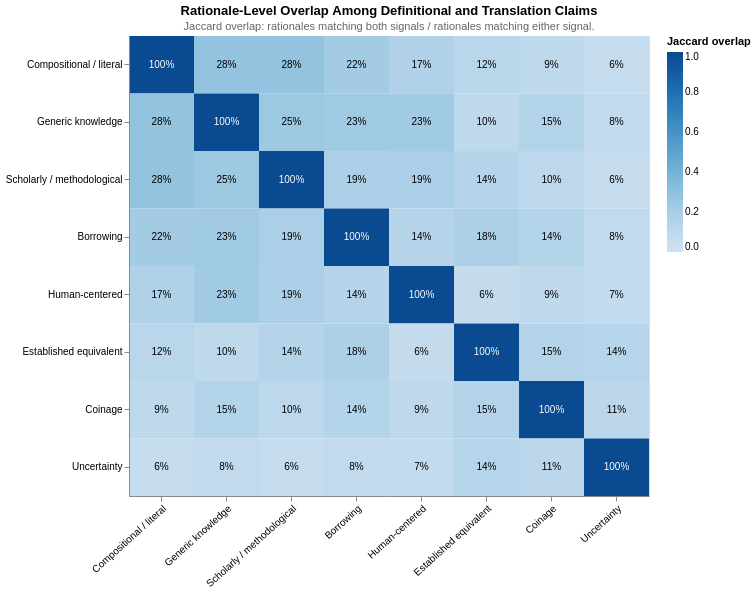

Write notebook code for a chart like this one.
### Markdown cell above
### How rationale claims overlap

The prevalence bars do not show whether claims occur in the same rationale. The first heatmap below uses the reviewed rationale-level signal table generated with `disagreement_patterns.csv`. Each cell is the **Jaccard overlap** between two categories: the number of rationales matching both divided by the number matching either. The matrix is symmetric, and the diagonal is 100% by definition. A high value means two regex signals frequently describe the same rationales; it does not mean the claims are equivalent or correct.

The second heatmap connects rationale framing to the external and technical evidence from §8.5. Its cells report the percentage-point difference in a claim's mean language-level prevalence when an evidence signal is present versus absent. Positive values mean the claim is more prevalent among languages carrying that signal; negative values mean it is less prevalent. This is descriptive association across language rows, not evidence that the technical signal caused the rationale claim or that either validates the translation. The present-group count appears in the interactive tooltip; especially imbalanced comparisons require caution. For example, 875 languages show prompt instability, leaving only six in the absent group.

### Code cell
RATIONALE_DETAIL_PATH = os.path.join(EVAL_DIR, 'rationale_signal_detail.csv')
rationale_detail = read_csv_file(RATIONALE_DETAIL_PATH)

rationale_labels = {
    'register_compositional_literal': 'Compositional / literal',
    'register_knowledge_generic': 'Generic knowledge',
    'register_scholarly_methodological': 'Scholarly / methodological',
    'claims_borrowing': 'Borrowing',
    'register_human_centered': 'Human-centered',
    'claims_established_equivalent': 'Established equivalent',
    'claims_coinage': 'Coinage',
    'admits_uncertainty': 'Uncertainty',
}
rationale_order = list(rationale_labels)
rationale_label_order = [rationale_labels[column] for column in rationale_order]

for column in rationale_order:
    rationale_detail[column] = (
        rationale_detail[column].astype(str).str.strip().str.lower().eq('true')
    )

overlap_rows = []
for row_signal in rationale_order:
    for column_signal in rationale_order:
        intersection = int((rationale_detail[row_signal] & rationale_detail[column_signal]).sum())
        union = int((rationale_detail[row_signal] | rationale_detail[column_signal]).sum())
        overlap_rows.append({
            'row_claim': rationale_labels[row_signal],
            'column_claim': rationale_labels[column_signal],
            'intersection': intersection,
            'union': union,
            'jaccard': intersection / union if union else np.nan,
        })
overlap_df = pd.DataFrame(overlap_rows)

overlap_base = alt.Chart(overlap_df).encode(
    x=alt.X('column_claim:N', sort=rationale_label_order, title=None, axis=alt.Axis(labelAngle=-42)),
    y=alt.Y('row_claim:N', sort=rationale_label_order, title=None),
    tooltip=['row_claim:N', 'column_claim:N', 'intersection:Q', 'union:Q',
             alt.Tooltip('jaccard:Q', format='.1%', title='Jaccard overlap')],
)
overlap_heat = overlap_base.mark_rect().encode(
    color=alt.Color('jaccard:Q', title='Jaccard overlap',
                    scale=alt.Scale(scheme='blues', domain=[0, 1])),
)
overlap_text = overlap_base.mark_text(fontSize=10).encode(
    text=alt.Text('jaccard:Q', format='.0%'),
    color=alt.condition(alt.datum.jaccard > 0.55, alt.value('white'), alt.value('black')),
)
rationale_overlap_figure = (overlap_heat + overlap_text).properties(
    width=520, height=460,
    title=alt.TitleParams(
        'Rationale-Level Overlap Among Definitional and Translation Claims',
        subtitle='Jaccard overlap: rationales matching both signals / rationales matching either signal.',
        subtitleColor='#666', subtitleFontSize=11,
    ),
)
display(rationale_overlap_figure)
save_chart(rationale_overlap_figure, str(FIGURE_DIR / 'rationale_claim_overlap_heatmap.png'))

def as_bool_signal(series):
    if str(series.dtype) == 'bool':
        return series.fillna(False)
    return series.astype(str).str.strip().str.lower().isin({'true', '1', 'yes'})

intersection_rows = []
for evidence_column, evidence_label in signal_map.items():
    present = as_bool_signal(evidence[evidence_column])
    for rationale_column in rationale_order:
        present_mean = patterns.loc[present, rationale_column].mean()
        absent_mean = patterns.loc[~present, rationale_column].mean()
        intersection_rows.append({
            'evidence_signal': evidence_label,
            'rationale_claim': rationale_labels[rationale_column],
            'present_mean': present_mean,
            'absent_mean': absent_mean,
            'difference': present_mean - absent_mean,
            'n_signal_present': int(present.sum()),
        })
claim_evidence_df = pd.DataFrame(intersection_rows)
difference_limit = float(np.ceil(claim_evidence_df['difference'].abs().max() * 20) / 20)

intersection_base = alt.Chart(claim_evidence_df).encode(
    x=alt.X('evidence_signal:N', sort=list(signal_map.values()), title=None,
            axis=alt.Axis(labelAngle=-38)),
    y=alt.Y('rationale_claim:N', sort=rationale_label_order, title=None),
    tooltip=['rationale_claim:N', 'evidence_signal:N', 'n_signal_present:Q',
             alt.Tooltip('present_mean:Q', format='.1%', title='Mean with signal'),
             alt.Tooltip('absent_mean:Q', format='.1%', title='Mean without signal'),
             alt.Tooltip('difference:Q', format='+.1%', title='Difference')],
)
intersection_heat = intersection_base.mark_rect().encode(
    color=alt.Color('difference:Q', title='Difference',
                    scale=alt.Scale(scheme='redblue', reverse=True,
                                    domain=[-difference_limit, difference_limit], domainMid=0)),
)
intersection_text = intersection_base.mark_text(fontSize=10).encode(
    text=alt.Text('difference:Q', format='+.0%'),
    color=alt.condition(f'abs(datum.difference) > {difference_limit * 0.55}',
                        alt.value('white'), alt.value('black')),
)
claim_evidence_figure = (intersection_heat + intersection_text).properties(
    width=620, height=360,
    title=alt.TitleParams(
        'Rationale Claims × External and Technical Evidence',
        subtitle='Percentage-point difference in mean claim prevalence: signal present minus absent.',
        subtitleColor='#666', subtitleFontSize=11,
    ),
)
display(claim_evidence_figure)
save_chart(claim_evidence_figure, str(FIGURE_DIR / 'rationale_claims_by_evidence_signals_heatmap.png'))

### Figure 1 — Vega specification as saved in the notebook (floating-point values rounded to 4 significant figures)
{"$schema": "https://vega.github.io/schema/vega/v6.json", "data": [{"name": "source_0", "values": [{"column_claim": "Compositional / literal", "intersection": 13321, "jaccard": 1.0, "row_claim": "Compositional / literal", "union": 13321, "x_column_claim_sort_index": 0.0, "y_row_claim_sort_index": 0.0}, {"column_claim": "Generic knowledge", "intersection": 4323, "jaccard": 0.2838, "row_claim": "Compositional / literal", "union": 15232, "x_column_claim_sort_index": 1.0, "y_row_claim_sort_index": 0.0}, {"column_claim": "Scholarly / methodological", "intersection": 4117, "jaccard": 0.2846, "row_claim": "Compositional / literal", "union": 14467, "x_column_claim_sort_index": 2.0, "y_row_claim_sort_index": 0.0}, {"column_claim": "Borrowing", "intersection": 3294, "jaccard": 0.2208, "row_claim": "Compositional / literal", "union": 14917, "x_column_claim_sort_index": 3.0, "y_row_claim_sort_index": 0.0}, {"column_claim": "Human-centered", "intersection": 2348, "jaccard": 0.1653, "row_claim": "Compositional / literal", "union": 14205, "x_column_claim_sort_index": 4.0, "y_row_claim_sort_index": 0.0}, {"column_claim": "Established equivalent", "intersection": 1737, "jaccard": 0.1226, "row_claim": "Compositional / literal", "union": 14166, "x_column_claim_sort_index": 5.0, "y_row_claim_sort_index": 0.0}, {"column_claim": "Coinage", "intersection": 1299, "jaccard": 0.09288, "row_claim": "Compositional / literal", "union": 13986, "x_column_claim_sort_index": 6.0, "y_row_claim_sort_index": 0.0}, {"column_claim": "Uncertainty", "intersection": 795, "jaccard": 0.05759, "row_claim": "Compositional / literal", "union": 13804, "x_column_claim_sort_index": 7.0, "y_row_claim_sort_index": 0.0}, {"column_claim": "Compositional / literal", "intersection": 4323, "jaccard": 0.2838, "row_claim": "Generic knowledge", "union": 15232, "x_column_claim_sort_index": 0.0, "y_row_claim_sort_index": 1.0}, {"column_claim": "Generic knowledge", "intersection": 6234, "jaccard": 1.0, "row_claim": "Generic knowledge", "union": 6234, "x_column_claim_sort_index": 1.0, "y_row_claim_sort_index": 1.0}, {"column_claim": "Scholarly / methodological", "intersection": 2271, "jaccard": 0.2462, "row_claim": "Generic knowledge", "union": 9226, "x_column_claim_sort_index": 2.0, "y_row_claim_sort_index": 1.0}, {"column_claim": "Borrowing", "intersection": 2090, "jaccard": 0.2313, "row_claim": "Generic knowledge", "union": 9034, "x_column_claim_sort_index": 3.0, "y_row_claim_sort_index": 1.0}, {"column_claim": "Human-centered", "intersection": 1768, "jaccard": 0.2297, "row_claim": "Generic knowledge", "union": 7698, "x_column_claim_sort_index": 4.0, "y_row_claim_sort_index": 1.0}, {"column_claim": "Established equivalent", "intersection": 785, "jaccard": 0.09775, "row_claim": "Generic knowledge", "union": 8031, "x_column_claim_sort_index": 5.0, "y_row_claim_sort_index": 1.0}, {"column_claim": "Coinage", "intersection": 1070, "jaccard": 0.1501, "row_claim": "Generic knowledge", "union": 7128, "x_column_claim_sort_index": 6.0, "y_row_claim_sort_index": 1.0}, {"column_claim": "Uncertainty", "intersection": 534, "jaccard": 0.07653, "row_claim": "Generic knowledge", "union": 6978, "x_column_claim_sort_index": 7.0, "y_row_claim_sort_index": 1.0}, {"column_claim": "Compositional / literal", "intersection": 4117, "jaccard": 0.2846, "row_claim": "Scholarly / methodological", "union": 14467, "x_column_claim_sort_index": 0.0, "y_row_claim_sort_index": 2.0}, {"column_claim": "Generic knowledge", "intersection": 2271, "jaccard": 0.2462, "row_claim": "Scholarly / methodological", "union": 9226, "x_column_claim_sort_index": 1.0, "y_row_claim_sort_index": 2.0}, {"column_claim": "Scholarly / methodological", "intersection": 5263, "jaccard": 1.0, "row_claim": "Scholarly / methodological", "union": 5263, "x_column_claim_sort_index": 2.0, "y_row_claim_sort_index": 2.0}, {"column_claim": "Borrowing", "intersection": 1610, "jaccard": 0.1885, "row_claim": "Scholarly / methodological", "union": 8543, "x_column_claim_sort_index": 3.0, "y_row_claim_sort_index": 2.0}, {"column_claim": "Human-centered", "intersection": 1337, "jaccard": 0.1868, "row_claim": "Scholarly / methodological", "union": 7158, "x_column_claim_sort_index": 4.0, "y_row_claim_sort_index": 2.0}, {"column_claim": "Established equivalent", "intersection": 968, "jaccard": 0.1408, "row_claim": "Scholarly / methodological", "union": 6877, "x_column_claim_sort_index": 5.0, "y_row_claim_sort_index": 2.0}, {"column_claim": "Coinage", "intersection": 685, "jaccard": 0.1047, "row_claim": "Scholarly / methodological", "union": 6542, "x_column_claim_sort_index": 6.0, "y_row_claim_sort_index": 2.0}, {"column_claim": "Uncertainty", "intersection": 369, "jaccard": 0.05979, "row_claim": "Scholarly / methodological", "union": 6172, "x_column_claim_sort_index": 7.0, "y_row_claim_sort_index": 2.0}, {"column_claim": "Compositional / literal", "intersection": 3294, "jaccard": 0.2208, "row_claim": "Borrowing", "union": 14917, "x_column_claim_sort_index": 0.0, "y_row_claim_sort_index": 3.0}, {"column_claim": "Generic knowledge", "intersection": 2090, "jaccard": 0.2313, "row_claim": "Borrowing", "union": 9034, "x_column_claim_sort_index": 1.0, "y_row_claim_sort_index": 3.0}, {"column_claim": "Scholarly / methodological", "intersection": 1610, "jaccard": 0.1885, "row_claim": "Borrowing", "union": 8543, "x_column_claim_sort_index": 2.0, "y_row_claim_sort_index": 3.0}, {"column_claim": "Borrowing", "intersection": 4890, "jaccard": 1.0, "row_claim": "Borrowing", "union": 4890, "x_column_claim_sort_index": 3.0, "y_row_claim_sort_index": 3.0}, {"column_claim": "Human-centered", "intersection": 1011, "jaccard": 0.1422, "row_claim": "Borrowing", "union": 7111, "x_column_claim_sort_index": 4.0, "y_row_claim_sort_index": 3.0}, {"column_claim": "Established equivalent", "intersection": 1119, "jaccard": 0.1761, "row_claim": "Borrowing", "union": 6353, "x_column_claim_sort_index": 5.0, "y_row_claim_sort_index": 3.0}, {"column_claim": "Coinage", "intersection": 865, "jaccard": 0.1444, "row_claim": "Borrowing", "union": 5989, "x_column_claim_sort_index": 6.0, "y_row_claim_sort_index": 3.0}, {"column_claim": "Uncertainty", "intersection": 458, "jaccard": 0.08021, "row_claim": "Borrowing", "union": 5710, "x_column_claim_sort_index": 7.0, "y_row_claim_sort_index": 3.0}, {"column_claim": "Compositional / literal", "intersection": 2348, "jaccard": 0.1653, "row_claim": "Human-centered", "union": 14205, "x_column_claim_sort_index": 0.0, "y_row_claim_sort_index": 4.0}, {"column_claim": "Generic knowledge", "intersection": 1768, "jaccard": 0.2297, "row_claim": "Human-centered", "union": 7698, "x_column_claim_sort_index": 1.0, "y_row_claim_sort_index": 4.0}, {"column_claim": "Scholarly / methodological", "intersection": 1337, "jaccard": 0.1868, "row_claim": "Human-centered", "union": 7158, "x_column_claim_sort_index": 2.0, "y_row_claim_sort_index": 4.0}, {"column_claim": "Borrowing", "intersection": 1011, "jaccard": 0.1422, "row_claim": "Human-centered", "union": 7111, "x_column_claim_sort_index": 3.0, "y_row_claim_sort_index": 4.0}, {"column_claim": "Human-centered", "intersection": 3232, "jaccard": 1.0, "row_claim": "Human-centered", "union": 3232, "x_column_claim_sort_index": 4.0, "y_row_claim_sort_index": 4.0}, {"column_claim": "Established equivalent", "intersection": 342, "jaccard": 0.0625, "row_claim": "Human-centered", "union": 5472, "x_column_claim_sort_index": 5.0, "y_row_claim_sort_index": 4.0}, {"column_claim": "Coinage", "intersection": 439, "jaccard": 0.09229, "row_claim": "Human-centered", "union": 4757, "x_column_claim_sort_index": 6.0, "y_row_claim_sort_index": 4.0}, {"column_claim": "Uncertainty", "intersection": 297, "jaccard": 0.0705, "row_claim": "Human-centered", "union": 4213, "x_column_claim_sort_index": 7.0, "y_row_claim_sort_index": 4.0}, {"column_claim": "Compositional / literal", "intersection": 1737, "jaccard": 0.1226, "row_claim": "Established equivalent", "union": 14166, "x_column_claim_sort_index": 0.0, "y_row_claim_sort_index": 5.0}, {"column_claim": "Generic knowledge", "intersection": 785, "jaccard": 0.09775, "row_claim": "Established equivalent", "union": 8031, "x_column_claim_sort_index": 1.0, "y_row_claim_sort_index": 5.0}, {"column_claim": "Scholarly / methodological", "intersection": 968, "jaccard": 0.1408, "row_claim": "Established equivalent", "union": 6877, "x_column_claim_sort_index": 2.0, "y_row_claim_sort_index": 5.0}, {"column_claim": "Borrowing", "intersection": 1119, "jaccard": 0.1761, "row_claim": "Established equivalent", "union": 6353, "x_column_claim_sort_index": 3.0, "y_row_claim_sort_index": 5.0}, {"column_claim": "Human-centered", "intersection": 342, "jaccard": 0.0625, "row_claim": "Established equivalent", "union": 5472, "x_column_claim_sort_index": 4.0, "y_row_claim_sort_index": 5.0}, {"column_claim": "Established equivalent", "intersection": 2582, "jaccard": 1.0, "row_claim": "Established equivalent", "union": 2582, "x_column_claim_sort_index": 5.0, "y_row_claim_sort_index": 5.0}, {"column_claim": "Coinage", "intersection": 584, "jaccard": 0.1474, "row_claim": "Established equivalent", "union": 3962, "x_column_claim_sort_index": 6.0, "y_row_claim_sort_index": 5.0}, {"column_claim": "Uncertainty", "intersection": 461, "jaccard": 0.1356, "row_claim": "Established equivalent", "union": 3399, "x_column_claim_sort_index": 7.0, "y_row_claim_sort_index": 5.0}, {"column_claim": "Compositional / literal", "intersection": 1299, "jaccard": 0.09288, "row_claim": "Coinage", "union": 13986, "x_column_claim_sort_index": 0.0, "y_row_claim_sort_index": 6.0}, {"column_claim": "Generic knowledge", "intersection": 1070, "jaccard": 0.1501, "row_claim": "Coinage", "union": 7128, "x_column_claim_sort_index": 1.0, "y_row_claim_sort_index": 6.0}, {"column_claim": "Scholarly / methodological", "intersection": 685, "jaccard": 0.1047, "row_claim": "Coinage", "union": 6542, "x_column_claim_sort_index": 2.0, "y_row_claim_sort_index": 6.0}, {"column_claim": "Borrowing", "intersection": 865, "jaccard": 0.1444, "row_claim": "Coinage", "union": 5989, "x_column_claim_sort_index": 3.0, "y_row_claim_sort_index": 6.0}, {"column_claim": "Human-centered", "intersection": 439, "jaccard": 0.09229, "row_claim": "Coinage", "union": 4757, "x_column_claim_sort_index": 4.0, "y_row_claim_sort_index": 6.0}, {"column_claim": "Established equivalent", "intersection": 584, "jaccard": 0.1474, "row_claim": "Coinage", "union": 3962, "x_column_claim_sort_index": 5.0, "y_row_claim_sort_index": 6.0}, {"column_claim": "Coinage", "intersection": 1964, "jaccard": 1.0, "row_claim": "Coinage", "union": 1964, "x_column_claim_sort_index": 6.0, "y_row_claim_sort_index": 6.0}, {"column_claim": "Uncertainty", "intersection": 320, "jaccard": 0.1095, "row_claim": "Coinage", "union": 2922, "x_column_claim_sort_index": 7.0, "y_row_claim_sort_index": 6.0}, {"column_claim": "Compositional / literal", "intersection": 795, "jaccard": 0.05759, "row_claim": "Uncertainty", "union": 13804, "x_column_claim_sort_index": 0.0, "y_row_claim_sort_index": 7.0}, {"column_claim": "Generic knowledge", "intersection": 534, "jaccard": 0.07653, "row_claim": "Uncertainty", "union": 6978, "x_column_claim_sort_index": 1.0, "y_row_claim_sort_index": 7.0}, {"column_claim": "Scholarly / methodological", "intersection": 369, "jaccard": 0.05979, "row_claim": "Uncertainty", "union": 6172, "x_column_claim_sort_index": 2.0, "y_row_claim_sort_index": 7.0}, {"column_claim": "Borrowing", "intersection": 458, "jaccard": 0.08021, "row_claim": "Uncertainty", "union": 5710, "x_column_claim_sort_index": 3.0, "y_row_claim_sort_index": 7.0}, {"column_claim": "Human-centered", "intersection": 297, "jaccard": 0.0705, "row_claim": "Uncertainty", "union": 4213, "x_column_claim_sort_index": 4.0, "y_row_claim_sort_index": 7.0}, {"column_claim": "Established equivalent", "intersection": 461, "jaccard": 0.1356, "row_claim": "Uncertainty", "union": 3399, "x_column_claim_sort_index": 5.0, "y_row_claim_sort_index": 7.0}, {"column_claim": "Coinage", "intersection": 320, "jaccard": 0.1095, "row_claim": "Uncertainty", "union": 2922, "x_column_claim_sort_index": 6.0, "y_row_claim_sort_index": 7.0}, {"column_claim": "Uncertainty", "intersection": 1278, "jaccard": 1.0, "row_claim": "Uncertainty", "union": 1278, "x_column_claim_sort_index": 7.0, "y_row_claim_sort_index": 7.0}]}, {"name": "data_0", "values": [{"column_claim": "Compositional / literal", "intersection": 13321, "jaccard": 1.0, "row_claim": "Compositional / literal", "union": 13321}, {"column_claim": "Generic knowledge", "intersection": 4323, "jaccard": 0.2838, "row_claim": "Compositional / literal", "union": 15232}, {"column_claim": "Scholarly / methodological", "intersection": 4117, "jaccard": 0.2846, "row_claim": "Compositional / literal", "union": 14467}, {"column_claim": "Borrowing", "intersection": 3294, "jaccard": 0.2208, "row_claim": "Compositional / literal", "union": 14917}, {"column_claim": "Human-centered", "intersection": 2348, "jaccard": 0.1653, "row_claim": "Compositional / literal", "union": 14205}, {"column_claim": "Established equivalent", "intersection": 1737, "jaccard": 0.1226, "row_claim": "Compositional / literal", "union": 14166}, {"column_claim": "Coinage", "intersection": 1299, "jaccard": 0.09288, "row_claim": "Compositional / literal", "union": 13986}, {"column_claim": "Uncertainty", "intersection": 795, "jaccard": 0.05759, "row_claim": "Compositional / literal", "union": 13804}, {"column_claim": "Compositional / literal", "intersection": 4323, "jaccard": 0.2838, "row_claim": "Generic knowledge", "union": 15232}, {"column_claim": "Generic knowledge", "intersection": 6234, "jaccard": 1.0, "row_claim": "Generic knowledge", "union": 6234}, {"column_claim": "Scholarly / methodological", "intersection": 2271, "jaccard": 0.2462, "row_claim": "Generic knowledge", "union": 9226}, {"column_claim": "Borrowing", "intersection": 2090, "jaccard": 0.2313, "row_claim": "Generic knowledge", "union": 9034}, {"column_claim": "Human-centered", "intersection": 1768, "jaccard": 0.2297, "row_claim": "Generic knowledge", "union": 7698}, {"column_claim": "Established equivalent", "intersection": 785, "jaccard": 0.09775, "row_claim": "Generic knowledge", "union": 8031}, {"column_claim": "Coinage", "intersection": 1070, "jaccard": 0.1501, "row_claim": "Generic knowledge", "union": 7128}, {"column_claim": "Uncertainty", "intersection": 534, "jaccard": 0.07653, "row_claim": "Generic knowledge", "union": 6978}, {"column_claim": "Compositional / literal", "intersection": 4117, "jaccard": 0.2846, "row_claim": "Scholarly / methodological", "union": 14467}, {"column_claim": "Generic knowledge", "intersection": 2271, "jaccard": 0.2462, "row_claim": "Scholarly / methodological", "union": 9226}, {"column_claim": "Scholarly / methodological", "intersection": 5263, "jaccard": 1.0, "row_claim": "Scholarly / methodological", "union": 5263}, {"column_claim": "Borrowing", "intersection": 1610, "jaccard": 0.1885, "row_claim": "Scholarly / methodological", "union": 8543}, {"column_claim": "Human-centered", "intersection": 1337, "jaccard": 0.1868, "row_claim": "Scholarly / methodological", "union": 7158}, {"column_claim": "Established equivalent", "intersection": 968, "jaccard": 0.1408, "row_claim": "Scholarly / methodological", "union": 6877}, {"column_claim": "Coinage", "intersection": 685, "jaccard": 0.1047, "row_claim": "Scholarly / methodological", "union": 6542}, {"column_claim": "Uncertainty", "intersection": 369, "jaccard": 0.05979, "row_claim": "Scholarly / methodological", "union": 6172}, {"column_claim": "Compositional / literal", "intersection": 3294, "jaccard": 0.2208, "row_claim": "Borrowing", "union": 14917}, {"column_claim": "Generic knowledge", "intersection": 2090, "jaccard": 0.2313, "row_claim": "Borrowing", "union": 9034}, {"column_claim": "Scholarly / methodological", "intersection": 1610, "jaccard": 0.1885, "row_claim": "Borrowing", "union": 8543}, {"column_claim": "Borrowing", "intersection": 4890, "jaccard": 1.0, "row_claim": "Borrowing", "union": 4890}, {"column_claim": "Human-centered", "intersection": 1011, "jaccard": 0.1422, "row_claim": "Borrowing", "union": 7111}, {"column_claim": "Established equivalent", "intersection": 1119, "jaccard": 0.1761, "row_claim": "Borrowing", "union": 6353}, {"column_claim": "Coinage", "intersection": 865, "jaccard": 0.1444, "row_claim": "Borrowing", "union": 5989}, {"column_claim": "Uncertainty", "intersection": 458, "jaccard": 0.08021, "row_claim": "Borrowing", "union": 5710}, {"column_claim": "Compositional / literal", "intersection": 2348, "jaccard": 0.1653, "row_claim": "Human-centered", "union": 14205}, {"column_claim": "Generic knowledge", "intersection": 1768, "jaccard": 0.2297, "row_claim": "Human-centered", "union": 7698}, {"column_claim": "Scholarly / methodological", "intersection": 1337, "jaccard": 0.1868, "row_claim": "Human-centered", "union": 7158}, {"column_claim": "Borrowing", "intersection": 1011, "jaccard": 0.1422, "row_claim": "Human-centered", "union": 7111}, {"column_claim": "Human-centered", "intersection": 3232, "jaccard": 1.0, "row_claim": "Human-centered", "union": 3232}, {"column_claim": "Established equivalent", "intersection": 342, "jaccard": 0.0625, "row_claim": "Human-centered", "union": 5472}, {"column_claim": "Coinage", "intersection": 439, "jaccard": 0.09229, "row_claim": "Human-centered", "union": 4757}, {"column_claim": "Uncertainty", "intersection": 297, "jaccard": 0.0705, "row_claim": "Human-centered", "union": 4213}, {"column_claim": "Compositional / literal", "intersection": 1737, "jaccard": 0.1226, "row_claim": "Established equivalent", "union": 14166}, {"column_claim": "Generic knowledge", "intersection": 785, "jaccard": 0.09775, "row_claim": "Established equivalent", "union": 8031}, {"column_claim": "Scholarly / methodological", "intersection": 968, "jaccard": 0.1408, "row_claim": "Established equivalent", "union": 6877}, {"column_claim": "Borrowing", "intersection": 1119, "jaccard": 0.1761, "row_claim": "Established equivalent", "union": 6353}, {"column_claim": "Human-centered", "intersection": 342, "jaccard": 0.0625, "row_claim": "Established equivalent", "union": 5472}, {"column_claim": "Established equivalent", "intersection": 2582, "jaccard": 1.0, "row_claim": "Established equivalent", "union": 2582}, {"column_claim": "Coinage", "intersection": 584, "jaccard": 0.1474, "row_claim": "Established equivalent", "union": 3962}, {"column_claim": "Uncertainty", "intersection": 461, "jaccard": 0.1356, "row_claim": "Established equivalent", "union": 3399}, {"column_claim": "Compositional / literal", "intersection": 1299, "jaccard": 0.09288, "row_claim": "Coinage", "union": 13986}, {"column_claim": "Generic knowledge", "intersection": 1070, "jaccard": 0.1501, "row_claim": "Coinage", "union": 7128}, {"column_claim": "Scholarly / methodological", "intersection": 685, "jaccard": 0.1047, "row_claim": "Coinage", "union": 6542}, {"column_claim": "Borrowing", "intersection": 865, "jaccard": 0.1444, "row_claim": "Coinage", "union": 5989}, {"column_claim": "Human-centered", "intersection": 439, "jaccard": 0.09229, "row_claim": "Coinage", "union": 4757}, {"column_claim": "Established equivalent", "intersection": 584, "jaccard": 0.1474, "row_claim": "Coinage", "union": 3962}, {"column_claim": "Coinage", "intersection": 1964, "jaccard": 1.0, "row_claim": "Coinage", "union": 1964}, {"column_claim": "Uncertainty", "intersection": 320, "jaccard": 0.1095, "row_claim": "Coinage", "union": 2922}, {"column_claim": "Compositional / literal", "intersection": 795, "jaccard": 0.05759, "row_claim": "Uncertainty", "union": 13804}, {"column_claim": "Generic knowledge", "intersection": 534, "jaccard": 0.07653, "row_claim": "Uncertainty", "union": 6978}, {"column_claim": "Scholarly / methodological", "intersection": 369, "jaccard": 0.05979, "row_claim": "Uncertainty", "union": 6172}, {"column_claim": "Borrowing", "intersection": 458, "jaccard": 0.08021, "row_claim": "Uncertainty", "union": 5710}, {"column_claim": "Human-centered", "intersection": 297, "jaccard": 0.0705, "row_claim": "Uncertainty", "union": 4213}, {"column_claim": "Established equivalent", "intersection": 461, "jaccard": 0.1356, "row_claim": "Uncertainty", "union": 3399}, {"column_claim": "Coinage", "intersection": 320, "jaccard": 0.1095, "row_claim": "Uncertainty", "union": 2922}, {"column_claim": "Uncertainty", "intersection": 1278, "jaccard": 1.0, "row_claim": "Uncertainty", "union": 1278}]}, {"name": "source_0_x_domain_column_claim", "values": [{"column_claim": "Compositional / literal", "sort_field": 0.0}, {"column_claim": "Generic knowledge", "sort_field": 1.0}, {"column_claim": "Scholarly / methodological", "sort_field": 2.0}, {"column_claim": "Borrowing", "sort_field": 3.0}, {"column_claim": "Human-centered", "sort_field": 4.0}, {"column_claim": "Established equivalent", "sort_field": 5.0}, {"column_claim": "Coinage", "sort_field": 6.0}, {"column_claim": "Uncertainty", "sort_field": 7.0}]}, {"name": "source_0_y_domain_row_claim", "values": [{"row_claim": "Compositional / literal", "sort_field": 0.0}, {"row_claim": "Generic knowledge", "sort_field": 1.0}, {"row_claim": "Scholarly / methodological", "sort_field": 2.0}, {"row_claim": "Borrowing", "sort_field": 3.0}, {"row_claim": "Human-centered", "sort_field": 4.0}, {"row_claim": "Established equivalent", "sort_field": 5.0}, {"row_claim": "Coinage", "sort_field": 6.0}, {"row_claim": "Uncertainty", "sort_field": 7.0}]}], "marks": [{"type": "rect", "name": "layer_0_marks", "from": {"data": "data_0"}, "encode": {"update": {"width": {"signal": "max(0.25, bandwidth('x'))"}, "fill": {"field": "jaccard", "scale": "color"}, "x": {"field": "column_claim", "scale": "x"}, "height": {"signal": "max(0.25, bandwidth('y'))"}, "tooltip": {"signal": "{\"row_claim\": isValid(datum[\"row_claim\"]) ? datum[\"row_claim\"] : \"\"+datum[\"row_claim\"], \"column_claim\": isValid(datum[\"column_claim\"]) ? datum[\"column_claim\"] : \"\"+datum[\"column_claim\"], \"intersection\": format(datum[\"intersection\"], \"\"), \"union\": format(datum[\"union\"], \"\"), \"Jaccard overlap\": format(datum[\"jaccard\"], \".1%\")}"}, "y": {"field": "row_claim", "scale": "y"}}}, "style": ["rect"]}, {"type": "text", "name": "layer_1_marks", "from": {"data": "source_0"}, "encode": {"update": {"x": {"field": "column_claim", "scale": "x", "band": 0.5}, "text": {"signal": "format(datum[\"jaccard\"], \".0%\")"}, "baseline": {"value": "middle"}, "align": {"value": "center"}, "fontSize": {"value": 10}, "tooltip": {"signal": "{\"row_claim\": isValid(datum[\"row_claim\"]) ? datum[\"row_claim\"] : \"\"+datum[\"row_claim\"], \"column_claim\": isValid(datum[\"column_claim\"]) ? datum[\"column_claim\"] : \"\"+datum[\"column_claim\"], \"intersection\": format(datum[\"intersection\"], \"\"), \"union\": format(datum[\"union\"], \"\"), \"Jaccard overlap\": format(datum[\"jaccard\"], \".1%\")}"}, "fill": [{"value": "white", "test": "(datum.jaccard > 0.55)"}, {"value": "black"}], "y": {"field": "row_claim", "scale": "y", "band": 0.5}}}, "style": ["text"]}], "scales": [{"name": "x", "type": "band", "domain": {"data": "source_0_x_domain_column_claim", "field": "column_claim", "sort": {"op": "max", "field": "sort_field"}}, "range": [0, {"signal": "width"}], "paddingOuter": 0, "paddingInner": 0}, {"name": "y", "type": "band", "domain": {"data": "source_0_y_domain_row_claim", "field": "row_claim", "sort": {"op": "max", "field": "sort_field"}}, "range": [0, {"signal": "height"}], "paddingInner": 0, "paddingOuter": 0}, {"name": "color", "type": "linear", "domain": [0, 1], "range": {"scheme": "blues"}, "zero": true, "interpolate": "hcl"}], "axes": [{"scale": "x", "labelAlign": "right", "zindex": 1, "labelAngle": 318, "labelBaseline": "top", "orient": "bottom", "grid": false}, {"scale": "y", "orient": "left", "grid": false, "zindex": 1}], "title": {"text": "Rationale-Level Overlap Among Definitional and Translation Claims", "subtitle": "Jaccard overlap: rationales matching both signals / rationales matching either signal.", "subtitleFontSize": 11, "subtitleColor": "#666", "frame": "group"}, "width": 520, "background": "white", "style": "cell", "legends": [{"title": "Jaccard overlap", "fill": "color", "gradientLength": {"signal": "clamp(height, 64, 200)"}}], "padding": 5, "height": 460}
